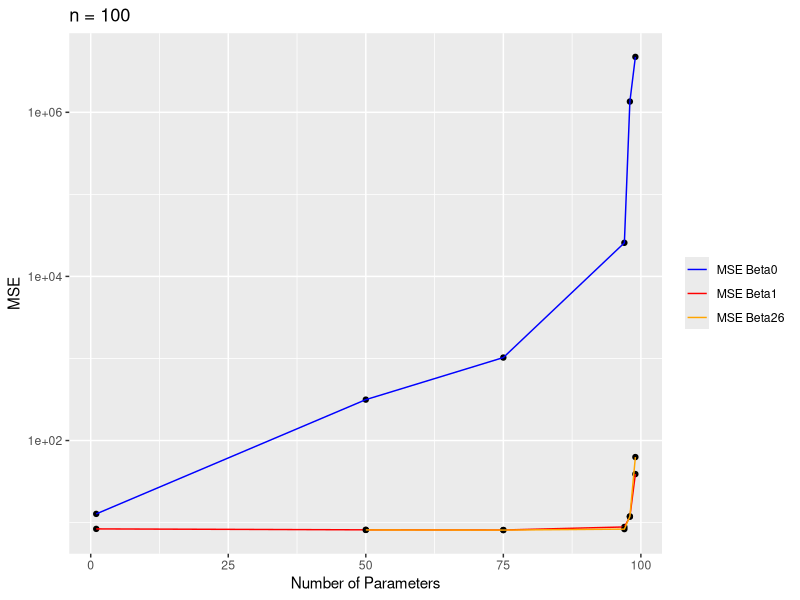
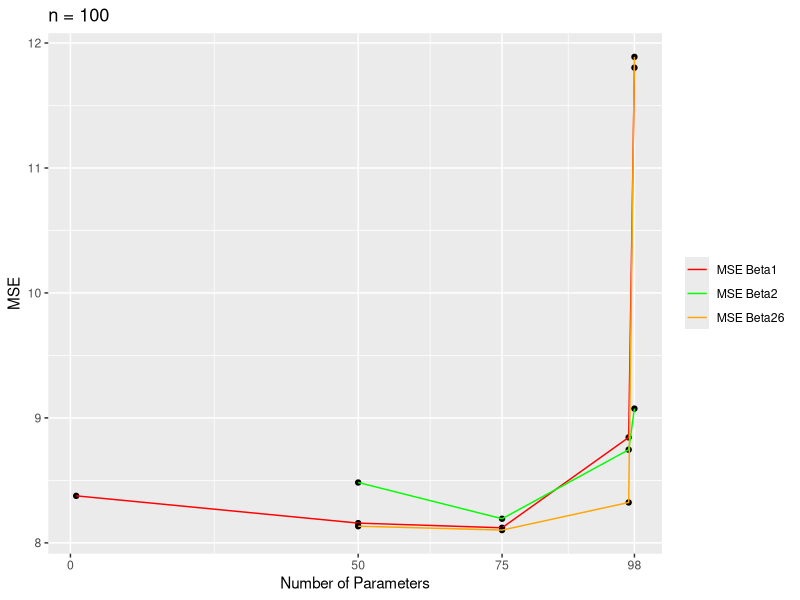

Generate these figures, in order, with R:
## ---- chunk 1
knitr::opts_chunk$set(echo = TRUE)
## ---- chunk 2
simulation <- function(n, d) {
  #set.seed(0)
  betas <- runif(d + 1, min = 0, max = 10)
  dat <- matrix(nrow = n, ncol = d + 1)
  dat <- as.data.frame(dat)
  e_vec <- rnorm(n, mean = 0, sd = 10)
  for (i in 1:n) {
    x_vec <- runif(d, min = 0, max = 100)
    y <- sum(betas[2 : length(betas)] * x_vec) + betas[1] + e_vec[i]
    row <- c(y, x_vec)
    dat[i,] <- row
  }
  colnames(dat)[1] <- "Y"
  lreg <- lm(Y ~ ., data = dat)
  estimate <- summary(lreg)$coeff[,1]
  return (estimate)
}


## ---- chunk 3
d = 1
n = 100
betas1 <- matrix(nrow = 1000, ncol = d + 1)
betas1 <- as.data.frame(betas1)

for (i in 1:1000){
  betas1[i,] <- simulation(n, d)
}

var1 <- matrix(nrow = 1, ncol = d + 1)
var1 <- as.data.frame(var1)

var1[,1] <- var(betas1[,1])
for (i in 1: d + 1){
  var1[,i] <- var(betas1[,i])
}

## ---- chunk 4
d = 50
n = 100
betas50 <- matrix(nrow = 1000, ncol = d + 1)
betas50 <- as.data.frame(betas50)

for (i in 1:1000){
  betas50[i,] <- simulation(n, d)
}

var50 <- matrix(nrow = 1, ncol = d + 1)
var50 <- as.data.frame(var50)

var50[,1] <- var(betas50[,1])
for (i in 1: d + 1){
  var50[,i] <- var(betas50[,i])
}

## ---- chunk 5
d = 75
n = 100
betas75 <- matrix(nrow = 1000, ncol = d + 1)
betas75 <- as.data.frame(betas75)

for (i in 1:1000){
  betas75[i,] <- simulation(n, d)
}

var75 <- matrix(nrow = 1, ncol = d + 1)
var75 <- as.data.frame(var75)

var75[,1] <- var(betas75[,1])
for (i in 1: d + 1){
  var75[,i] <- var(betas75[,i])
}

## ---- chunk 6
d = 97
n = 100
betas97 <- matrix(nrow = 1000, ncol = d + 1)
betas97 <- as.data.frame(betas97)

for (i in 1:1000){
  betas97[i,] <- simulation(n, d)
}

var97 <- matrix(nrow = 1, ncol = d + 1)
var97 <- as.data.frame(var97)

var97[,1] <- var(betas97[,1])
for (i in 1: d + 1){
  var97[,i] <- var(betas97[,i])
}

## ---- chunk 7
d = 98
n = 100
betas98 <- matrix(nrow = 1000, ncol = d + 1)
betas98 <- as.data.frame(betas98)

for (i in 1:1000){
  betas98[i,] <- simulation(n, d)
}

var98 <- matrix(nrow = 1, ncol = d + 1)
var98 <- as.data.frame(var98)

var98[,1] <- var(betas98[,1])
for (i in 1: d + 1){
  var98[,i] <- var(betas98[,i])
}

## ---- chunk 8
d = 99
n = 100
betas99 <- matrix(nrow = 1000, ncol = d + 1)
betas99 <- as.data.frame(betas99)

for (i in 1:1000){
  betas99[i,] <- simulation(n, d)
}

var99 <- matrix(nrow = 1, ncol = d + 1)
var99 <- as.data.frame(var99)

var99[,1] <- var(betas99[,1])
for (i in 1: d + 1){
  var99[,i] <- var(betas99[,i])
}

## ---- chunk 9
library(ggplot2)
library(dplyr)

MSE_beta1 <- c(var1[,2], var50[,2], var75[,2], var97[,2], var98[,2], var99[,2])
MSE_beta0 <- c(var1[,1], var50[,1], var75[,1], var97[,1], var98[,1], var99[,1])
MSE_beta26 <- c(NA, var50[,27], var75[,27], var97[,27], var98[,27], var99[,27])
nb <- c(1,50,75, 97, 98,99)
colors <- c("MSE Beta0" = "blue", "MSE Beta1" = "red", "MSE Beta26" = "orange")

temp <- data.frame(MSE = MSE_beta1, nb = nb)
temp %>% ggplot() +
  geom_point(aes(x = nb, y = MSE_beta1)) +
  geom_line(aes(x = nb, y = MSE_beta1, color = "MSE Beta1")) +
  geom_point(aes(x = nb, y = MSE_beta0))+
  geom_line(aes(x = nb, y = MSE_beta0, color = "MSE Beta0")) +
  geom_point(aes(x = nb, y = MSE_beta26)) +
  geom_line(aes(x = nb, y = MSE_beta26, color = "MSE Beta26")) +
  labs(x = "Number of Parameters", y = "MSE") + 
  ggtitle("n = 100")+
  scale_y_continuous(trans = "log10")+
  scale_color_manual(values = colors)+
  theme(legend.title = element_blank())

## ---- chunk 10
#Excluding var99

MSE_beta1 <- c(var1[,2], var50[,2], var75[,2], var97[,2], var98[,2])
MSE_beta2 <- c(NA, var50[,3], var75[,3], var97[,3], var98[,3])
MSE_beta26 <- c(NA, var50[,27], var75[,27], var97[,27], var98[,27])
nb <- c(1,50,75, 97, 98)
colors <- c( "MSE Beta1" = "red", "MSE Beta26" = "orange", "MSE Beta2" = "green")

temp <- data.frame(MSE = MSE_beta1, nb = nb)
temp %>% ggplot() +
  geom_point(aes(x = nb, y = MSE_beta1)) +
  geom_line(aes(x = nb, y = MSE_beta1, color = "MSE Beta1")) +
  geom_point(aes(x = nb, y = MSE_beta2))+
  geom_line(aes(x = nb, y = MSE_beta2, color = "MSE Beta2")) +
  geom_point(aes(x = nb, y = MSE_beta26)) +
  geom_line(aes(x = nb, y = MSE_beta26, color = "MSE Beta26")) +
  labs(x = "Number of Parameters", y = "MSE") + 
  ggtitle("n = 100")+
  scale_color_manual(values = colors)+
  theme(legend.title = element_blank())+
  scale_x_continuous(breaks = c(0, 50, 75, 98))

